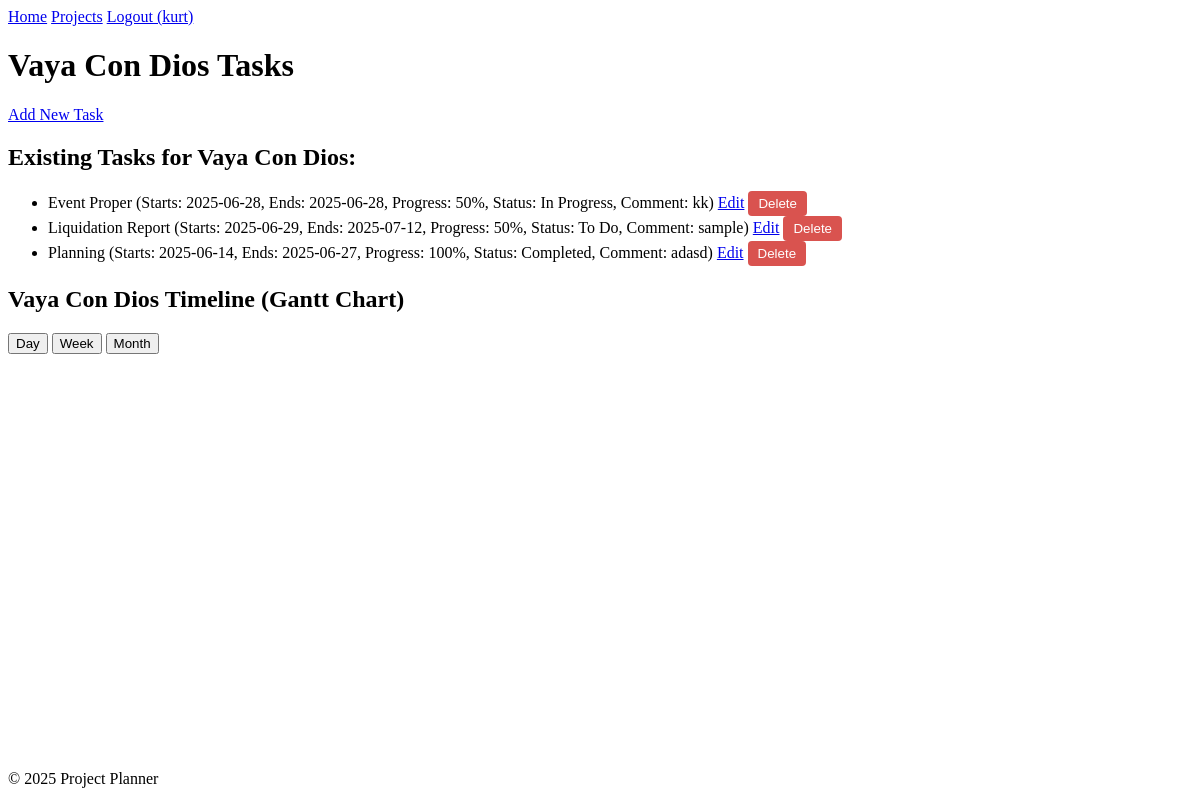
Before: /projects/2 (signed in) with the older database file.
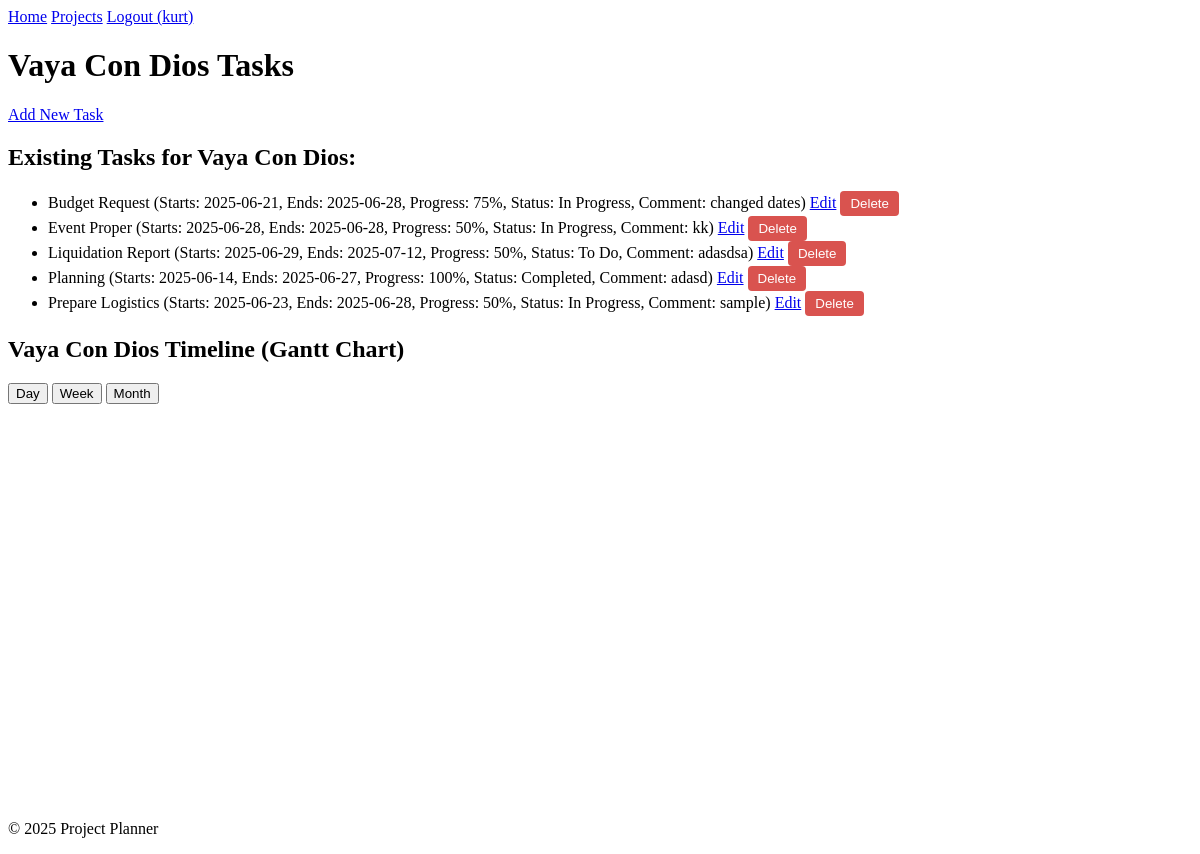
After: the same page with the newer database file.
### app/models.py (models this page shows, shortened)
class User(db.Model, UserMixin):
    id = db.Column(db.Integer, primary_key=True)
    username = db.Column(db.String(80), unique=True, nullable=False)
    password_hash = db.Column(db.String(128), nullable=False, default='')  # Default empty string, set by set_password
    projects = db.relationship('Project', backref='user', lazy=True, cascade="all, delete-orphan")
    def set_password(self, password):
        self.password_hash = generate_password_hash(password)

class Project(db.Model):
    id = db.Column(db.Integer, primary_key=True)
    name = db.Column(db.String(120), nullable=False)
    description = db.Column(db.Text, nullable=True)  # Optional: for project details
    user_id = db.Column(db.Integer, db.ForeignKey('user.id'), nullable=False)
    tasks = db.relationship('Task', backref='project', lazy=True, cascade="all, delete-orphan")

class Task(db.Model):
    id = db.Column(db.Integer, primary_key=True)
    name = db.Column(db.String(120), nullable=False)
    start_date = db.Column(db.Date, nullable=True)
    end_date = db.Column(db.Date, nullable=True)
    progress = db.Column(db.Integer, default=0, nullable=False)
    status = db.Column(db.String(50), default='To Do', nullable=False)
    dependencies = db.Column(db.String(255), nullable=True)
    comment = db.Column(db.Text, nullable=True)
    project_id = db.Column(db.Integer, db.ForeignKey('project.id'), nullable=False)
    user_id = db.Column(db.Integer, db.ForeignKey('user.id'), nullable=False)

### app/routes.py (the view)
@bp.route('/projects/<int:project_id>')
@login_required
def view_project(project_id):
    project = Project.query.filter_by(id=project_id, user=current_user).first_or_404()
    project_tasks = Task.query.filter_by(project=project).order_by(Task.name).all()
    gantt_tasks_data = []
    task_name_to_id = {task.name.strip(): str(task.id) for task in project_tasks}  # Strip whitespace
    print("Task name to ID mapping:", task_name_to_id)  # Debug mapping
    for task in project_tasks:
        start_date_formatted = task.start_date.strftime('%Y-%m-%d') if task.start_date else ''
        end_date_formatted = task.end_date.strftime('%Y-%m-%d') if task.end_date else ''
        if start_date_formatted and end_date_formatted:
            custom_class = 'bar-blue'
            if task.status == 'Completed':
                custom_class = 'bar-green'
            elif task.status == 'In Progress':
                custom_class = 'bar-yellow'
            elif task.status == 'Blocked':
                custom_class = 'bar-red'
            gantt_task_item = {
                'id': str(task.id),
                'name': task.name,
                'start': start_date_formatted,
                'end': end_date_formatted,
                'progress': task.progress,
                'custom_class': custom_class,
                'comment': task.comment if task.comment else 'No comment',
            }
            print(f"Task {task.id} raw dependency (name): {task.dependencies}")  # Debug raw value
            if task.dependencies and task.dependencies != 'None':
                dep_id = task_name_to_id.get(task.dependencies.strip())
                print(f"Converted dependency for task {task.id}: {dep_id}")  # Debug conversion
                if dep_id:
                    gantt_task_item['dependencies'] = str(dep_id)  # Ensure string format
            gantt_tasks_data.append(gantt_task_item)
    gantt_tasks_data.sort(key=lambda x: datetime.strptime(x['start'], '%Y-%m-%d'))
    gantt_tasks_json = json.dumps(gantt_tasks_data)
    print("Gantt tasks JSON:", gantt_tasks_json)  # Debug final JSON
    return render_template('tasks.html', project=project, tasks=project_tasks, gantt_tasks_json=gantt_tasks_json)

### app/templates/tasks.html (shortened to what this page needs)
<!DOCTYPE html>
<html lang="en">
<head>
    <link rel="stylesheet" href="{{ url_for('static', filename='css/frappe-gantt.css') }}">
    <link rel="stylesheet" href="{{ url_for('static', filename='css/style.css') }}">
</head>
<body>
    <header>
        <nav>
            <a href="{{ url_for('main.index') }}">Home</a>
            <a href="{{ url_for('main.projects') }}">Projects</a>
            {% if current_user.is_authenticated %}
                <a href="{{ url_for('main.logout') }}">Logout ({{ current_user.username }})</a>
            {% else %}
                <a href="{{ url_for('main.register') }}">Register</a>
                <a href="{{ url_for('main.login') }}">Login</a>
            {% endif %}
        </nav>
    </header>
    <h1>{{ project.name }} Tasks</h1>
    <a href="{{ url_for('main.add_task_to_project', project_id=project.id) }}">Add New Task</a>
    <h2>Existing Tasks for {{ project.name }}:</h2>
    <ul id="task-list">
        {% if tasks %}
        {% for task in tasks %}
            <li id="task-{{ task.id }}">
                {{ task.name }}
                (Starts: {{ task.start_date.strftime('%Y-%m-%d') if task.start_date else 'N/A' }},
                Ends: {{ task.end_date.strftime('%Y-%m-%d') if task.end_date else 'N/A' }},
                Progress: {{ task.progress }}%,
                Status: {{ task.status }},
                Comment: {{ task.comment if task.comment else 'No comment' }})
                <a href="{{ url_for('main.edit_task', task_id=task.id) }}">Edit</a>
                <form action="{{ url_for('main.delete_task', task_id=task.id) }}" method="POST" style="display:inline;" class="delete-task-form">
                    <button type="submit" class="delete-task-btn" data-task-id="{{ task.id }}">Delete</button>
                </form>
            </li>
        {% endfor %}
        {% else %}
            <li>No tasks yet for this project. Add one above!</li>
        {% endif %}
    </ul>
    <h2>{{ project.name }} Timeline (Gantt Chart)</h2>
    <div>
        <button class="view-mode" data-mode="Day">Day</button>
        <button class="view-mode" data-mode="Week" data-selected="true">Week</button>
        <button class="view-mode" data-mode="Month">Month</button>
    </div>
    <div id="gantt-chart" style="width: 100%; height: 400px;"></div>
    <footer>
        <p>© 2025 Project Planner</p>
    </footer>
</body>
</html>

### app/static/css/style.css (style rules this page uses)
.delete-task-btn { background-color: #d9534f; color: white; border: none; padding: 5px 10px; border-radius: 4px; cursor: pointer; }

Changed rows visible on the page:
added Task: name "Budget Request", start_date "2025-06-21", end_date "2025-06-28", progress "75", status "In Progress", comment "changed dates"
changed Task "Liquidation Report": comment "sample" → "adasdsa"
added Task: name "Prepare Logistics", start_date "2025-06-23", end_date "2025-06-28", progress "50", status "In Progress", comment "sample"
